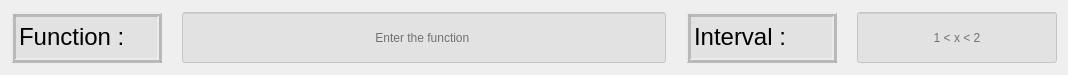
<?xml version="1.0" encoding="UTF-8"?>
<ui version="4.0">
 <class>Form</class>
 <widget class="QWidget" name="Form">
  <property name="geometry">
   <rect>
    <x>0</x>
    <y>0</y>
    <width>1068</width>
    <height>75</height>
   </rect>
  </property>
  <property name="windowTitle">
   <string>Form</string>
  </property>
  <layout class="QVBoxLayout" name="verticalLayout">
   <item>
    <layout class="QHBoxLayout" name="Input_Layout">
     <property name="spacing">
      <number>20</number>
     </property>
     <item>
      <widget class="QLabel" name="Function_Label">
       <property name="minimumSize">
        <size>
         <width>151</width>
         <height>51</height>
        </size>
       </property>
       <property name="maximumSize">
        <size>
         <width>16777215</width>
         <height>51</height>
        </size>
       </property>
       <property name="focusPolicy">
        <enum>Qt::WheelFocus</enum>
       </property>
       <property name="styleSheet">
        <string notr="true">background-color: rgba(212, 212, 212, 122);
font: 75 italic 24pt &quot;Georgia&quot;;</string>
       </property>
       <property name="frameShape">
        <enum>QFrame::Box</enum>
       </property>
       <property name="frameShadow">
        <enum>QFrame::Raised</enum>
       </property>
       <property name="lineWidth">
        <number>2</number>
       </property>
       <property name="midLineWidth">
        <number>1</number>
       </property>
       <property name="text">
        <string>&lt;html&gt;&lt;head/&gt;&lt;body&gt;&lt;p&gt;&lt;span style=&quot; font-size:18pt;&quot;&gt;Function :&lt;/span&gt;&lt;/p&gt;&lt;/body&gt;&lt;/html&gt;</string>
       </property>
       <property name="buddy">
        <cstring>Function_LineEdit</cstring>
       </property>
      </widget>
     </item>
     <item>
      <widget class="QLineEdit" name="Function_LineEdit">
       <property name="minimumSize">
        <size>
         <width>151</width>
         <height>51</height>
        </size>
       </property>
       <property name="styleSheet">
        <string notr="true">background-color: rgba(212, 212, 212, 122);
font: 75 italic 18pt &quot;Georgia&quot;;</string>
       </property>
       <property name="alignment">
        <set>Qt::AlignCenter</set>
       </property>
       <property name="placeholderText">
        <string>Enter the function </string>
       </property>
      </widget>
     </item>
     <item>
      <widget class="QLabel" name="Interval_Label">
       <property name="minimumSize">
        <size>
         <width>151</width>
         <height>51</height>
        </size>
       </property>
       <property name="maximumSize">
        <size>
         <width>16777215</width>
         <height>51</height>
        </size>
       </property>
       <property name="focusPolicy">
        <enum>Qt::WheelFocus</enum>
       </property>
       <property name="styleSheet">
        <string notr="true">background-color: rgba(212, 212, 212, 122);
font: 75 italic 24pt &quot;Georgia&quot;;</string>
       </property>
       <property name="frameShape">
        <enum>QFrame::Box</enum>
       </property>
       <property name="frameShadow">
        <enum>QFrame::Raised</enum>
       </property>
       <property name="lineWidth">
        <number>2</number>
       </property>
       <property name="midLineWidth">
        <number>1</number>
       </property>
       <property name="text">
        <string>&lt;html&gt;&lt;head/&gt;&lt;body&gt;&lt;p&gt;&lt;span style=&quot; font-size:18pt;&quot;&gt;Interval :&lt;/span&gt;&lt;/p&gt;&lt;/body&gt;&lt;/html&gt;</string>
       </property>
       <property name="buddy">
        <cstring>Function_LineEdit</cstring>
       </property>
      </widget>
     </item>
     <item>
      <widget class="QLineEdit" name="Interval_LineEdit">
       <property name="minimumSize">
        <size>
         <width>200</width>
         <height>51</height>
        </size>
       </property>
       <property name="maximumSize">
        <size>
         <width>200</width>
         <height>51</height>
        </size>
       </property>
       <property name="styleSheet">
        <string notr="true">background-color: rgba(212, 212, 212, 122);
font: 75 italic 18pt &quot;Georgia&quot;;
</string>
       </property>
       <property name="alignment">
        <set>Qt::AlignCenter</set>
       </property>
       <property name="placeholderText">
        <string>1 &lt; x &lt; 2</string>
       </property>
      </widget>
     </item>
    </layout>
   </item>
  </layout>
 </widget>
 <resources/>
 <connections/>
</ui>
